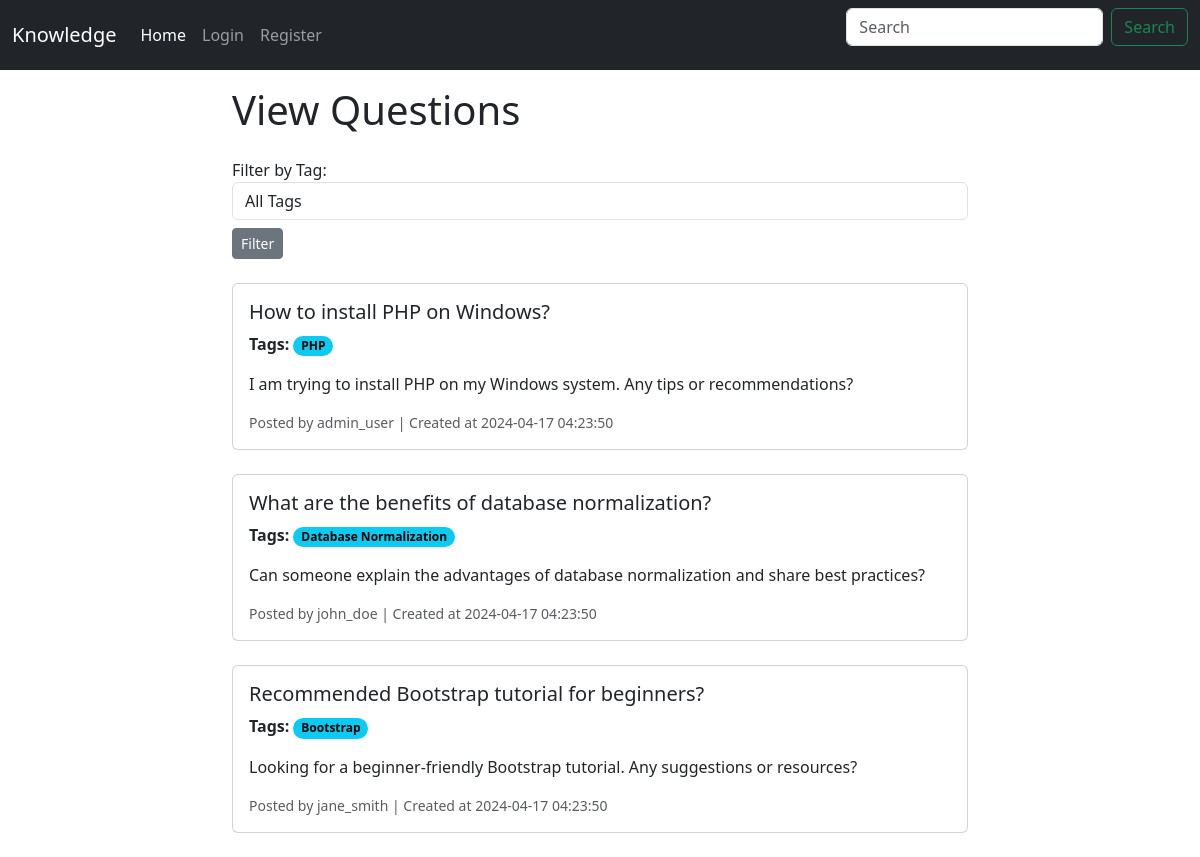
The page / on the database its author committed.
### tables this page shows
CREATE TABLE Questions (
                           question_id INT PRIMARY KEY AUTO_INCREMENT,
                           user_id INT,
                           title VARCHAR(255) NOT NULL,
                           body TEXT NOT NULL,
                           created_at TIMESTAMP DEFAULT CURRENT_TIMESTAMP,
                           updated_at TIMESTAMP DEFAULT CURRENT_TIMESTAMP ON UPDATE CURRENT_TIMESTAMP,
                           reputations INT,
                           FOREIGN KEY (user_id) REFERENCES Users(user_id)
);

CREATE TABLE Tags (
                      tag_id INT PRIMARY KEY AUTO_INCREMENT,
                      name VARCHAR(50) UNIQUE NOT NULL
);

CREATE TABLE Users (
    user_id INT PRIMARY KEY AUTO_INCREMENT,
    username VARCHAR(50) UNIQUE NOT NULL,
    email VARCHAR(100) UNIQUE NOT NULL,
    password VARCHAR(100) NOT NULL,
    photo VARCHAR(255),
    created_at TIMESTAMP DEFAULT CURRENT_TIMESTAMP,
    reputations INT,
    role ENUM('admin', 'user') NOT NULL DEFAULT 'user'
);

### Utils/config.php (called while the page is built, shortened)
<?php
$domain = "http://localhost/se-project/";

### Services/AuthService.php (called while the page is built, shortened)
<?php
class AuthService
{
    public function isLoggedIn(): bool
    {
        return isset($_SESSION['username']);
    }
}

### Services/QuestionService.php (called while the page is built, shortened)
<?php
class QuestionService implements Service
{
    private $db;
    public function __construct()
    {
        $dbConnection = new DBConnection();
        $this->db = $dbConnection->getConnection();
    }
    public function getAll()
    {
        $query = "SELECT * FROM Questions";
        $stmt = $this->db->query($query);
        $questionDataArray = $stmt->fetchAll(PDO::FETCH_ASSOC);
        $questions = [];
        foreach ($questionDataArray as $questionData) {
            $questions[] = new Question($questionData['question_id'], $questionData['user_id'], $questionData['title'], $questionData['body'], $questionData['created_at'], $questionData['updated_at'], $questionData['reputations']);
        }
        return $questions;
    }
}
?>

### Utils/DBConnection.php (called while the page is built, shortened)
<?php
class DBConnection
{
    private string $host = 'localhost';
    private string $db_name = 'se-project';
    private string $username = 'root';
    private string $password = '';
    public function getConnection()
    {
        $this->conn = null;
        try {
            $this->conn = new PDO("mysql:host={$this->host};dbname={$this->db_name}", $this->username, $this->password);
            $this->conn->setAttribute(PDO::ATTR_ERRMODE, PDO::ERRMODE_EXCEPTION);
        } catch (PDOException $exception) {
            echo "Connection error: " . $exception->getMessage();
        }
        return $this->conn;
    }
}

### Models/Question.php (called while the page is built, shortened)
<?php
class Question {
    public int $question_id;
    public int $user_id;
    public string $title;
    public string $body;
    public string $created_at;
    public function __construct(int $question_id, int $user_id, string $title, string $body, string $created_at, string $updated_at, int $reputations) {
        $this->question_id = $question_id;
        $this->user_id = $user_id;
        $this->title = $title;
        $this->body = $body;
        $this->created_at = $created_at;
    }
    public function getQuestionId(): int {
        return $this->question_id;
    }
    public function getUserId(): int {
        return $this->user_id;
    }
    public function getTitle(): string {
        return $this->title;
    }
    public function getBody(): string {
        return $this->body;
    }
    public function getCreatedAt(): string {
        return $this->created_at;
    }
}

### Services/TagService.php (called while the page is built, shortened)
<?php
class TagService implements Service
{
    private $db;
    public function __construct()
    {
        $dbConnection = new DBConnection();
        $this->db = $dbConnection->getConnection();
    }
    public function getAll()
    {
        $query = "SELECT * FROM Tags";
        $stmt = $this->db->query($query);
        $tagDataArray = $stmt->fetchAll(PDO::FETCH_ASSOC);
        $tags = [];
        foreach ($tagDataArray as $tagData) {
            $tags[] = new Tag($tagData['tag_id'], $tagData['name']);
        }
        return $tags;
    }
    public function getTagsByQuestionID($questionID) {
        $query = "SELECT Tags.tag_id, Tags.name FROM Tags
                  INNER JOIN Question_Tags ON Tags.tag_id = Question_Tags.tag_id
                  WHERE Question_Tags.question_id = ?";
        $stmt = $this->db->prepare($query);
        $stmt->execute([$questionID]);
        $tagDataArray = $stmt->fetchAll(PDO::FETCH_ASSOC);
        $tags = [];
        foreach ($tagDataArray as $tagInfo) {
            $tags[] = new Tag($tagInfo['tag_id'], $tagInfo['name']);
        }
        return $tags;
    }
}

### Models/Tag.php (called while the page is built, shortened)
<?php
class Tag {
    public string $name;
    public function __construct(int $tag_id, string $name) {
        $this->name = $name;
    }
    public function getName(): string {
        return $this->name;
    }
}

### Services/UserService.php (called while the page is built, shortened)
<?php
class UserService implements Service
{
    private $db;
    public function __construct()
    {
        $dbConnection = new DBConnection();
        $this->db = $dbConnection->getConnection();
    }
    public function getById(int $id): ?User
    {
        $query = "SELECT * FROM Users WHERE user_id = :user_id";
        $stmt = $this->db->prepare($query);
        $stmt->execute(['user_id' => $id]);
        $userData = $stmt->fetch(PDO::FETCH_ASSOC);
        if ($userData) {
            return new User(
                $userData['user_id'],
                $userData['username'],
                $userData['email'],
                $userData['password'],
                $userData['photo'],
                $userData['created_at'],
                $userData['reputations'],
                $userData['role']
            );
        }
        return null;
    }
}

### Models/User.php (called while the page is built, shortened)
<?php
class User {
    public function __construct(int $user_id, string $username, string $email, string $password, ?string $photo, string $created_at, int $reputations, string $role) {
        $this->username = $username;
    }
}

### index.php (the view, shortened to what this page needs)
<?php
require_once __DIR__."/partials/header.php";
$questionService = new QuestionService();
$questions = $questionService->getAll();
$tagService = new TagService();
$tags = $tagService->getAll();
$userService = new UserService();
$selected_tag_id = isset($_GET['tag']) ? $_GET['tag'] : null;
if ($selected_tag_id) {
    $questions = $questionService->getQuestionsByTagID($selected_tag_id);
} else {
    $questions = $questionService->getAll();
}
?>
<div class="container mt-3">
    <div class="row justify-content-center">
        <div class="col-md-8">
            <h1 class="mb-4">View Questions</h1>
            <form action="index.php" method="get" class="mb-4">
                <div class="form-group mb-2">
                    <label for="tag">Filter by Tag:</label>
                    <select class="form-control" id="tag" name="tag">
                        <option value="">All Tags</option>
                    </select>
                </div>
                <button type="submit" class="btn btn-secondary btn-sm">Filter</button>
            </form>
            <?php foreach ($questions as $question): ?>
            <div class="card mb-4">
                <div class="card-body">
                    <h5 class="card-title"><?php echo $question->getTitle(); ?></h5>
                    <p class="card-text"><strong>Tags:</strong>
                        <?php foreach ($tagService->getTagsByQuestionID($question->getQuestionID()) as $tag): ?>
                            <span class="badge rounded-pill text-bg-info"><?php echo $tag->getName(); ?></span>
                        <?php endforeach; ?>
                    </p>
                    <p class="card-text"><?php echo $question->getBody(); ?></p>
                    <p class="card-text"><small class="text-muted">Posted by <?php echo $userService->getById($question->getUserID())->username; ?> | Created at <?php echo $question->getCreatedAt(); ?></small></p>
                </div>
            </div>
            <?php endforeach; ?>
        </div>
    </div>
</div>

### partials/header.php (shortened to what this page needs)
<?php
require_once __DIR__ . '/../Utils/config.php';
$authService = new AuthService();
?>
<html>
<head>
    <link rel="stylesheet" href="<?php echo $domain; ?>/css/bootstrap.min.css" />
</head>
<body>
<nav class="navbar navbar-dark navbar-expand-lg bg-dark ">
    <div class="container-fluid">
        <a class="navbar-brand" href="<?php echo $domain; ?>">Knowledge</a>
        <div class="collapse navbar-collapse" id="navbarScroll">
            <ul class="navbar-nav me-auto my-2 my-lg-0 navbar-nav-scroll" style="--bs-scroll-height: 100px;">
                <li class="nav-item">
                    <a class="nav-link active" aria-current="page" href="<?php echo $domain; ?>">Home</a>
                </li>
                <?php if (!$authService->isLoggedIn()) : ?>
                    <li class="nav-item">
                        <a class="nav-link" href="<?php echo $domain; ?>login.php">Login</a>
                    </li>
                    <li class="nav-item">
                        <a class="nav-link" href="<?php echo $domain; ?>register.php">Register</a>
                    </li>
                <?php endif ?>
            </ul>
            <form class="d-flex" role="search">
                <input class="form-control me-2" type="search" placeholder="Search" aria-label="Search">
                <button class="btn btn-outline-success" type="submit">Search</button>
            </form>
        </div>
    </div>
</nav>

### rows shown on the page
questions: title "How to install PHP on Windows?", body "I am trying to install PHP on my Windows system. Any tips or recommendations?", user.role "admin_user", created_at "2024-04-17 04:23:50"
tags: name "PHP"
questions: title "What are the benefits of database normalization?", body "Can someone explain the advantages of database normalization and share best practices?", user.role "john_doe", created_at "2024-04-17 04:23:50"
tags: name "Database Normalization"
questions: title "Recommended Bootstrap tutorial for beginners?", body "Looking for a beginner-friendly Bootstrap tutorial. Any suggestions or resources?", user.role "jane_smith", created_at "2024-04-17 04:23:50"
tags: name "Bootstrap"
